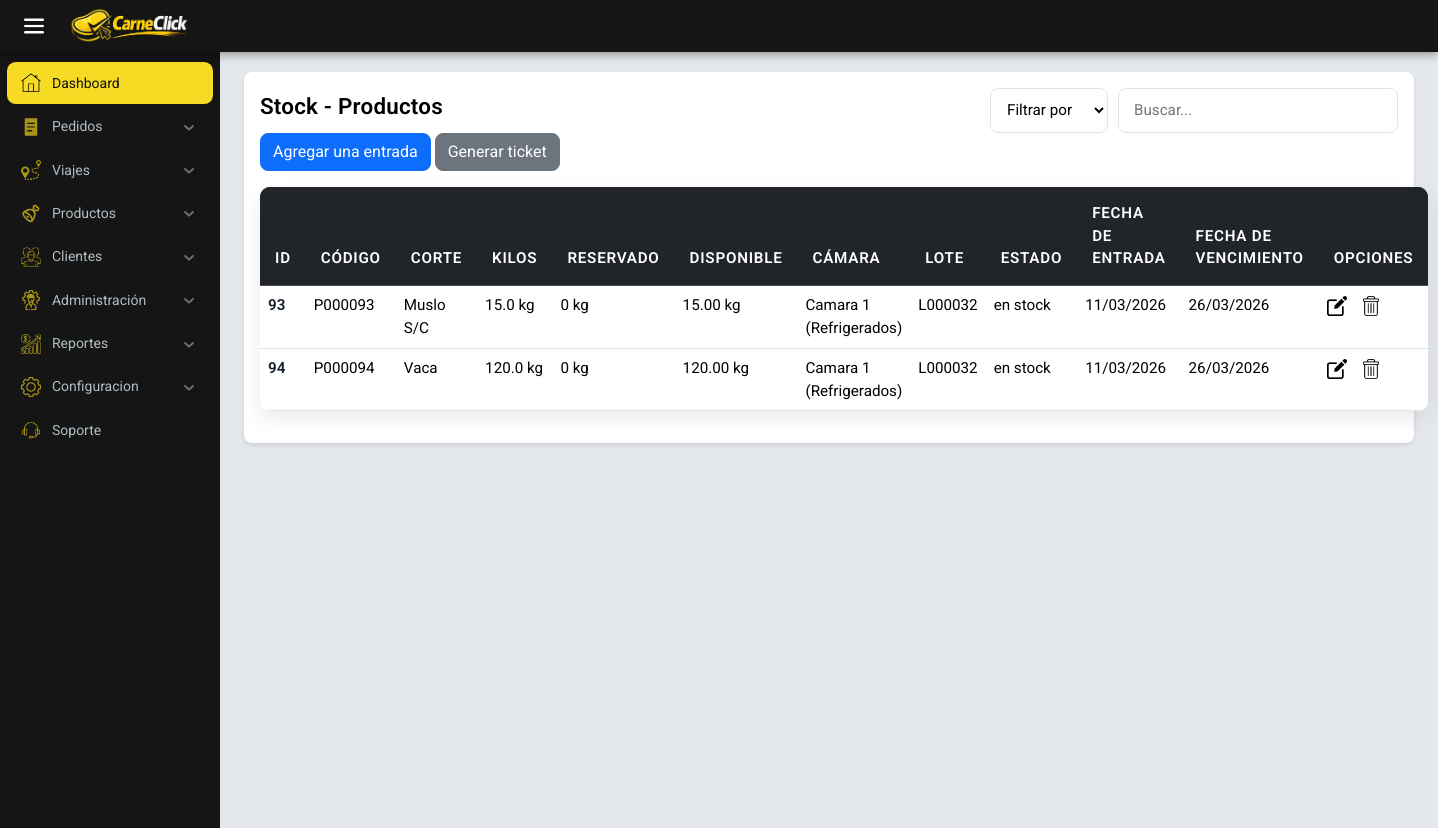
The page /encargado/stock/ (signed in) on the database as committed earlier.
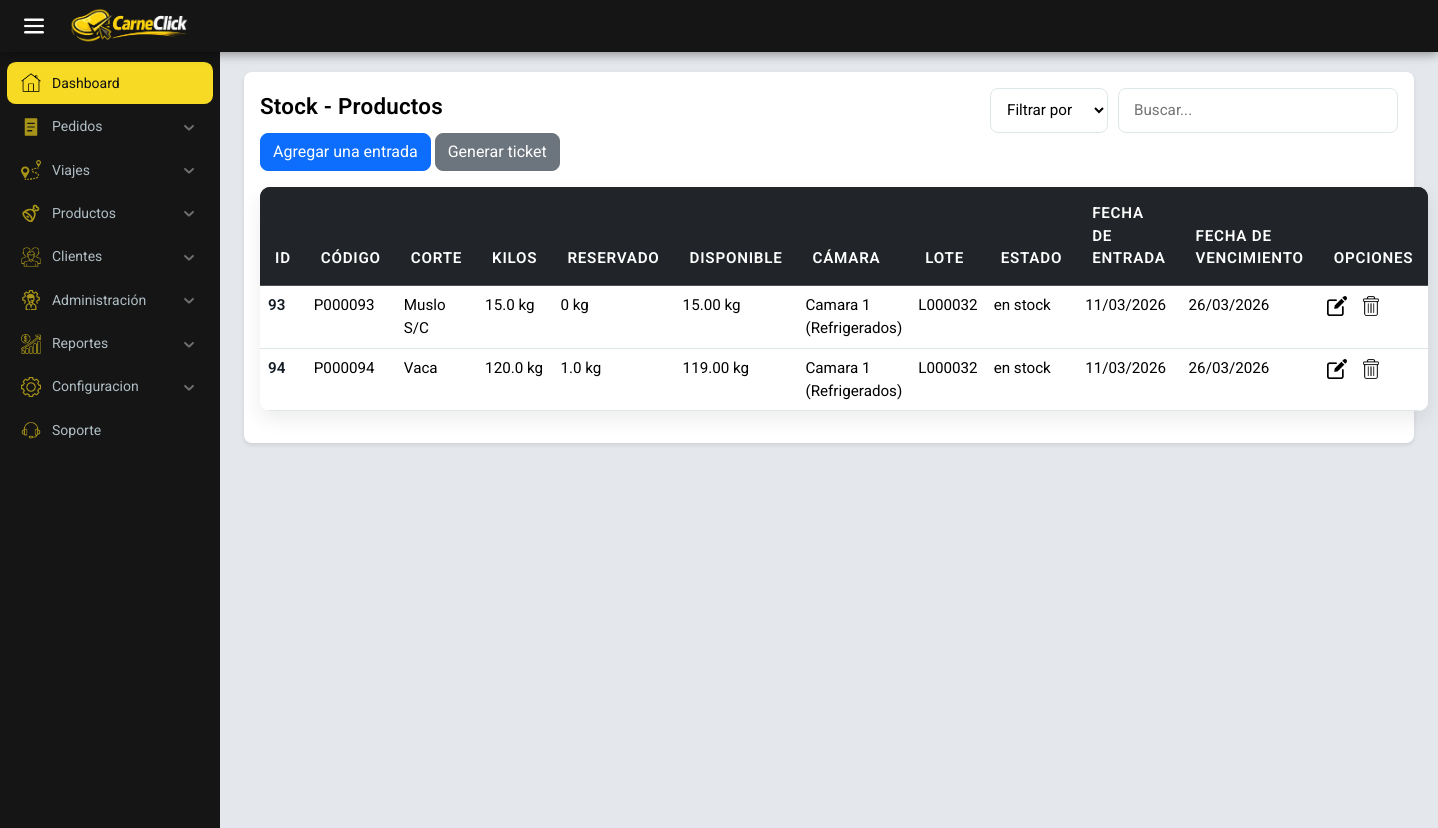
The same page on the database as committed later.
### encargado/models.py (models this page shows, shortened)
class Productos(models.Model):
    ESTADOS = [
        ('en stock', 'En stock'),
        ('preparado', 'preparado'),
        ('de viaje', 'De viaje'),
        ('entregado', 'Entregado'),
    ]
    nombre = models.ForeignKey(Cortes, on_delete=models.CASCADE)
    kilos = models.FloatField()
    cantidad = models.PositiveIntegerField(default=1)
    reserved_kilos = models.FloatField(default=0)
    codigo = models.CharField(
        max_length=20, unique=True, blank=True, null=True)
    fecha_entrada = models.ForeignKey(Entrada, on_delete=models.RESTRICT)
    temperatura = models.ForeignKey(
        Tipo_frigorifico, on_delete=models.CASCADE, default=1)
    frigorificop = models.ForeignKey(Frigorifico, on_delete=models.RESTRICT)
    estado = models.CharField(
        max_length=15,
        choices=ESTADOS,
        default='en stock'
    )
    history = HistoricalRecords()
    def fecha_vencimiento(self):
        fecha = self.fecha_entrada.fecha
        dias = self.temperatura.dias
        return fecha + timedelta(days=dias)
    def available_kilos(self):
        try:
            return max(0.0, float(self.kilos or 0) - float(self.reserved_kilos or 0))
        except Exception:
            return float(self.kilos or 0)

class Cortes(models.Model):
    nombre = models.CharField(max_length=100)
    def __str__(self):
        return self.nombre

class Frigorifico(models.Model):
    nombre = models.CharField(max_length=200)
    capacidad = models.FloatField()
    def __str__(self):
        return self.nombre

class Entrada(models.Model):
    fecha = models.DateTimeField(default=timezone.now)
    proveedor = models.ForeignKey(
        'Proveedor', on_delete=models.RESTRICT, null=True, blank=True)
    numero_lote = models.CharField(
        max_length=30, unique=True, null=True, blank=True)
    history = HistoricalRecords()

class Tipo_frigorifico(models.Model):
    nombre = models.CharField(max_length=100)
    dias = models.IntegerField(default=0)

### encargado/views.py (the view)
# urls.py: path('stock/', views.stock, name='stock'),
@group_required('Encargado')
def stock(request):
    productos = Productos.objects.filter(estado='en stock')
    return render(request, 'html/productos/stock.html', {'productos': productos})

### carneclick/context_processors.py (called while the page is built)
def client_info(request):
    cliente = None
    comercio_nombre = ''
    try:
        if request.user and request.user.is_authenticated:
            from encargado.models import Cliente as ClienteModel
            cliente = ClienteModel.objects.filter(
                user=request.user).select_related('comercio').first()
            if cliente and getattr(cliente, 'comercio', None):
                comercio_nombre = cliente.comercio.nombre
    except Exception:
        cliente = None
        comercio_nombre = ''
    return {
        'cliente_obj': cliente,
        'comercio_nombre': comercio_nombre,
    }

### encargado/templates/html/productos/stock.html (shortened to what this page needs)
{% extends "base_encargado.html" %}
{% load static %}
{% block head %}
<link rel="stylesheet" href="{% static 'encargado/css/stock.css' %}">
{% endblock %}
{% block content %}
<div class="menu_encargado">
    <div class="main-header">
        <div class="table-header">
            <h2>{{ ui.Stock }} - {{ ui.Products }}</h2>
            <div class="filters">
                <select id="fieldSelect">
                    <option value="all">{{ ui.FilterBy }}</option>
                </select>
                <input type="text" id="tableSearch" placeholder="{{ ui.Search }}">
            </div>
        </div>
        <a href="entrada_stock" class="btn btn-primary mb-3">Agregar una entrada</a>
        <button id="generarTicketBtn" class="btn btn-secondary mb-3" onclick="generarTicket()">Generar ticket</button>
    </div>
    <table class="table" id="stockTable">
        <thead class="table-dark">
            <tr>
                <th>ID</th>
                <th>Código</th>
                <th>Corte</th>
                <th>Kilos</th>
                <th>Reservado</th>
                <th>Disponible</th>
                <th>Cámara</th>
                <th>Lote</th>
                <th>Estado</th>
                <th>Fecha de entrada</th>
                <th>Fecha de vencimiento</th>
                <th>Opciones</th>
            </tr>
        </thead>
        <tbody>
            {% for producto in productos %}
            <tr data-id="{{ producto.id }}">
                <th data-label="ID">{{ producto.id }}</th>
                <td data-label="Código">{{ producto.codigo }}</td>
                <td data-label="Nombre">{{ producto.nombre }}</td>
                <td data-label="Kilos">{{ producto.kilos }} kg</td>
                <td data-label="Reservado">{{ producto.reserved_kilos|default:0 }} kg</td>
                <td data-label="Disponible">{{ producto.available_kilos|floatformat:2 }} kg</td>
                <td data-label="Cámara">{{ producto.frigorificop }}</td>
                <td data-label="Lote">
                    {{ producto.fecha_entrada.numero_lote|default:"-" }}
                </td>
                <td data-label="Estado">{{ producto.estado }}</td>
                <td data-label="Fecha de entrada">{{ producto.fecha_entrada.fecha|date:"d/m/Y"}}</td>
                <td data-label="Vencimiento">
    {{ producto.fecha_vencimiento|date:"d/m/Y" }}
</td>
                <td data-label="Opciones">
                    <a href="{% url 'encargado:editar_producto' producto.id %}"><img src="{% static 'encargado/img/editar.png' %}" alt="editar"></a>
                    <a href="{% url 'encargado:eliminar_producto' producto.id %}"><img src="{% static 'encargado/img/eliminar.png' %}" alt="eliminar"></a>
                </td>
            </tr>
            {% endfor %}
        </tbody>
    </table>
</div>
{% endblock %}

Rows that differ between the two databases and show on the page:
changed Productos "Vaca": reserved_kilos "0" → "1.0"; available_kilos "120.00" → "119.00"
